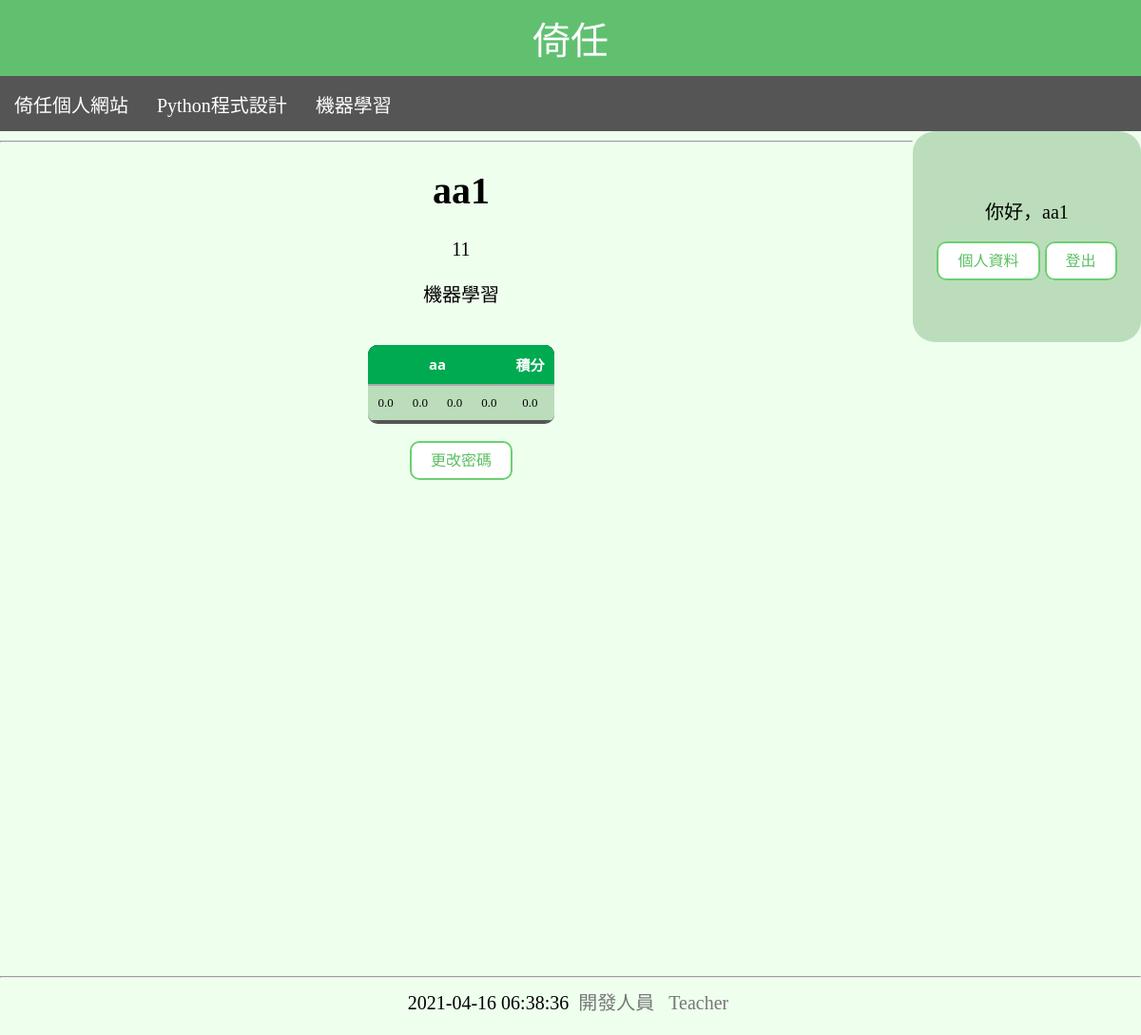
Screenshot of /userpro/ (signed in) with the database file from the repository.
### mainsite/models.py (models this page shows, shortened)
class User(models.Model):
    name=models.CharField(max_length=20,null=False)
    class_choices=[
        ('py','Python程式設計'),
        ('ml','機器學習'),
    ]
    course=models.CharField(max_length=2,choices=class_choices)
    password=models.CharField(max_length=20,null=False,default='0000')
    userid=models.CharField(max_length=9,null=True)
    team=models.ForeignKey(Team,on_delete=models.SET_NULL,null=True,blank=True)
    class Meta:
        ordering = ['userid']

class Week(models.Model):
    name=models.CharField(max_length=20 ,unique=True)
    nums=models.IntegerField(null=True)

### mainsite/views.py (the view)
# urls.py: path('userpro/', userpro),
def userpro(request):
    if 'userid' in request.session:
        userid=request.session['userid']
        course=request.session['course']
        name=request.session['name']
    else:
        redirect('/')
    now=datetime.now()
    userid=request.session['userid']
    course=request.session['course']
    name=request.session['name']
    user=User.objects.get(userid=userid)
    weeksum=Week.objects.all().aggregate(Count('name'))["name__count"]
    scors=biweekly.objects.filter(stu=user.id).values()
    weeks=Week.objects.all().order_by('id').values()
    weeknums=[]
    for w in weeks:
        weeknums.append(w['nums'])
    tol=[]
    for i in range(weeksum):
        tol.append([])
        score=biweekly.objects.filter(stu=user.id,week=weeks[i]['id']).order_by('num').values()
        for s in range(weeknums[i]):
            tol[i].append(score[s]['sco'])          #這 tol 做出來是(週數，組數，組員樹，四題的分數)
    aa=0
    for s in scors:
        aa+=s['sco']
    table=[]
    table.append('<tr>')
    for a in range(weeksum):
            for b in range(weeknums[a]):
                table.append(f'<td>{tol[a][b]}</td>')
    table.append(f'<td>{aa}</td></tr>')
    table=''.join(table)
    return TemplateResponse(request, 'userpro.html', locals())

### templates/userpro.html
{% extends "base.html" %}
{% block content %}
    <h1>{{name}}</h1>
    <p>{{userid}}</p>
    <p>{{user.get_course_display}}</p>
    <table id='score' style="text-align: center;display: inline-block;">
        <tr>
            {% for i in weeks %}
                <th colspan="{{i.nums}}">{{i.name}}</th>
            {% endfor %}
            <th>積分</th>
        </tr>
        {{table | safe}}
    </table><br>
    <p>
        <a href="/changepsw/" class="btn">更改密碼</a>
    </p>
{% endblock %}

### templates/base.html (shortened to what this page needs)
<!DOCTYPE html>
<html>
    <head>
    </head>
    <body style="background-color: #eeffee;width: 100%;">
        <div class="homed">
            <a href="/" class="home">倚任</a>
        </div>
        <ul class="menu;sidenav" id="menu">
            <li><a href="https://sites.google.com/site/yirenyeh/home?authuser=0" target="_blank">
                倚任個人網站</a></li>
            <li class="pydropl"><a class="pydrop" href="/mypy/">Python程式設計</a>
            </li>
            <li class="mldropl"><a class="mldrop" href="/myml/">機器學習</a>
            </li>
        </ul>{% if not no %}
        <div id="user">
            {% if userid %}
            你好，{{name}}<br>
            <a class="btn" href="/userpro/">個人資料</a>
            <a class="btn" href="/logout/">登出</a>
            {% else %}
            <a class="btn" href="/login/">登入</a>
            {% endif %}
        </div>{% endif %}
        <hr>
        <main id="main">
                {% block content %}{% endblock %}
        </main>
        <hr style="margin-top: 50px;"/>
        <div style="text-align: center;min-height: 50px;">
            {{now}}   <a class="bottonbut" href="/admin/">開發人員</a> <a class="bottonbut" href='/teacher/'>Teacher</a>
        </div>
    </body>
</html>

### rows the page displays
User: name "aa1", course "機器學習"
Week: name "aa"

### other values shown
{{ userid }} "11"
{{ table | safe }} "0.0 0.0 0.0 0.0 0.0"
